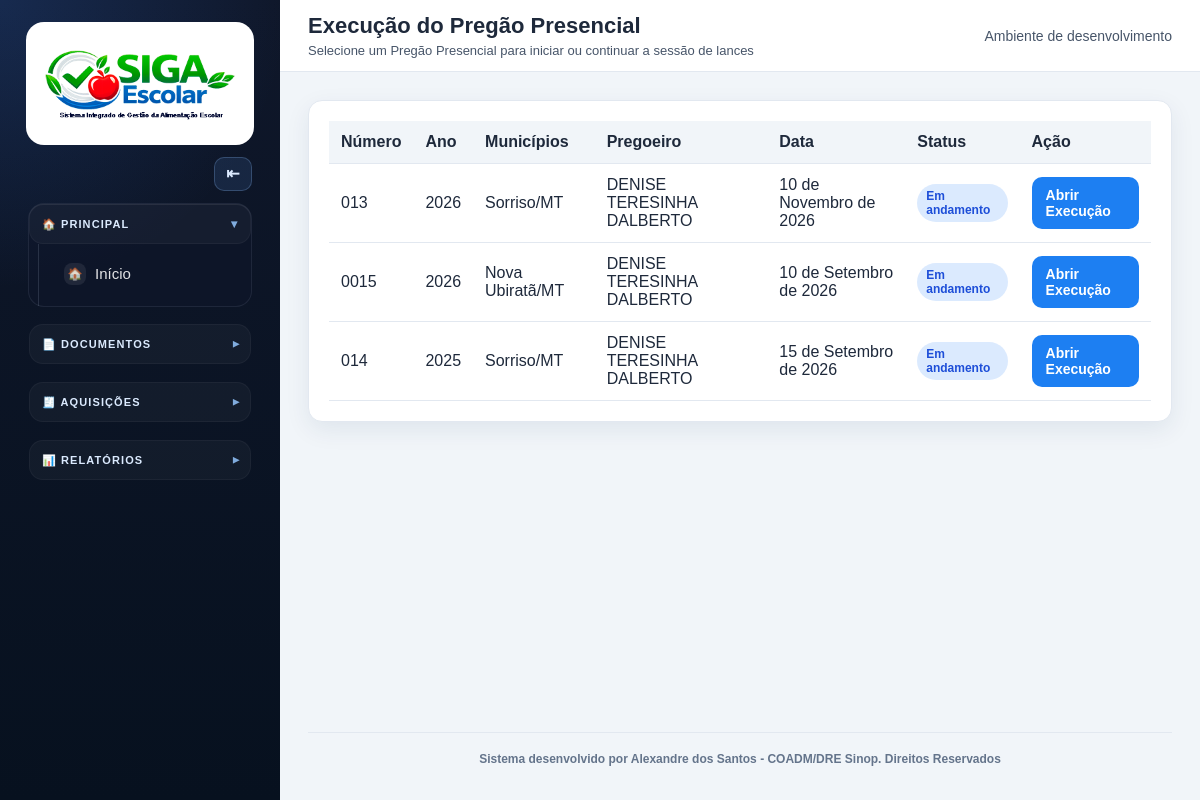
The page /execucao/ on the database its author committed.
### apps/pregoes/models.py (models this page shows, shortened)
class Pregao(models.Model):
    TIPO_PREGAO_PRESENCIAL = "pregao_presencial"
    TIPO_CHAMADA_PUBLICA = "chamada_publica"
    TIPO_CERTAME_CHOICES = [
        (TIPO_PREGAO_PRESENCIAL, "Pregão Presencial"),
        (TIPO_CHAMADA_PUBLICA, "Chamada Pública"),
    ]
    STATUS_NAO_INICIADO = "nao_iniciado"
    STATUS_EM_ANDAMENTO = "em_andamento"
    STATUS_FINALIZADO = "finalizado"
    STATUS_CHOICES = [
        (STATUS_NAO_INICIADO, "Não iniciado"),
        (STATUS_EM_ANDAMENTO, "Em andamento"),
        (STATUS_FINALIZADO, "Finalizado"),
    ]
    tipo_certame = models.CharField(
        "Tipo de Certame",
        max_length=30,
        choices=TIPO_CERTAME_CHOICES,
        default=TIPO_PREGAO_PRESENCIAL,
        help_text="Define se o processo será executado como Pregão Presencial ou Chamada Pública.",
    )
    numero = models.CharField("Número do Certame", max_length=30)
    numero_processo = models.CharField(
        "Número do Processo",
        max_length=100,
        blank=True,
        help_text="Número do processo administrativo vinculado ao certame.",
    )
    ano = models.PositiveIntegerField("Ano")
    municipios = models.ManyToManyField(
        Municipio,
        through="PregaoMunicipio",
        related_name="pregoes",
        verbose_name="Municípios",
    )
    fornecedores = models.ManyToManyField(
        Fornecedor,
        through="PregaoFornecedor",
        related_name="pregoes",
        verbose_name="Fornecedores",
    )
    nome_pregoeiro = models.CharField("Nome do Pregoeiro", max_length=255)
    cpf_pregoeiro = models.CharField(
        "CPF do Pregoeiro",
        max_length=14,
        validators=[validar_cpf],
    )
    nome_ordenador_despesas = models.CharField(
        "Nome do Ordenador de Despesas",
        max_length=255,
        blank=True,
        help_text="Nome completo do ordenador de despesas vinculado ao certame.",
    )
    rg_ordenador_despesas = models.CharField(
        "RG do Ordenador de Despesas",
        max_length=50,
        blank=True,
    )
    cpf_ordenador_despesas = models.CharField(
        "CPF do Ordenador de Despesas",
        max_length=14,
        blank=True,
        validators=[validar_cpf],
    )
    local_pregao = models.CharField("Local do Pregão", max_length=255)
    data_pregao = models.DateField("Data do Pregão")
    status = models.CharField(
        "Status",
        max_length=30,
        choices=STATUS_CHOICES,
        default=STATUS_NAO_INICIADO,
    )
    criado_por = models.ForeignKey(
        settings.AUTH_USER_MODEL,
        on_delete=models.PROTECT,
        related_name="pregoes_criados",
        verbose_name="Criado por",
        null=True,
        blank=True,
    )
    finalizado_em = models.DateTimeField("Finalizado em", null=True, blank=True)
    percentual_alerta_media = models.DecimalField(
        "Percentual de Alerta da Média",
        max_digits=5,
        decimal_places=2,
        default=50,
        help_text="Percentual de alerta aplicado a todos os itens deste certame.",
    )
    data_pesquisa_precos = models.DateField(
        "Data da Pesquisa de Preços",
        null=True,
        blank=True,
        help_text=(
            "Data da pesquisa/orçamento estimado utilizada como referência "
            "para as médias de preços do certame."
        ),
    )
    criado_em = models.DateTimeField("Criado em", auto_now_add=True)
    atualizado_em = models.DateTimeField("Atualizado em", auto_now=True)
    class Meta:
        verbose_name = "Certame"
        verbose_name_plural = "Certames"
        ordering = ["-ano", "-numero"]
        constraints = [
            models.UniqueConstraint(
                fields=["tipo_certame", "numero", "ano"],
                name="unique_tipo_numero_ano_certame",
            )
        ]

### apps/cadastros/models.py (models this page shows, shortened)
class AtivoModel(TimeStampedModel):
    ativo = models.BooleanField(default=True)
    class Meta:
        abstract = True

class Municipio(AtivoModel):
    nome = models.CharField(max_length=120)
    uf = models.CharField(max_length=2, default="MT")
    class Meta:
        verbose_name = "Município"
        verbose_name_plural = "Municípios"
        ordering = ["nome"]
        constraints = [
            models.UniqueConstraint(fields=["nome", "uf"], name="unique_municipio_uf")
        ]

### apps/execucao/views.py (the view)
# urls.py: path("", views.execucao_pregao, name="execucao_pregao"),
def execucao_pregao(request):
    pregoes = (
        Pregao.objects.filter(
            tipo_certame=Pregao.TIPO_PREGAO_PRESENCIAL,
            status__in=[
                Pregao.STATUS_NAO_INICIADO,
                Pregao.STATUS_EM_ANDAMENTO,
            ]
        )
        .prefetch_related("municipios")
        .order_by("-ano", "-numero")
    )
    return render(
        request,
        "execucao/execucao_pregao.html",
        {
            "pregoes": pregoes,
        },
    )

### templates/execucao/execucao_pregao.html (shortened to what this page needs)
{% extends "base.html" %}
{% block page_title %}Execução do Pregão Presencial{% endblock %}
{% block page_subtitle %}Selecione um Pregão Presencial para iniciar ou continuar a sessão de lances{% endblock %}
{% block content %}
<div class="card">
    <div class="table-wrapper">
        <table>
            <thead>
                <tr>
                    <th>Número</th>
                    <th>Ano</th>
                    <th>Municípios</th>
                    <th>Pregoeiro</th>
                    <th>Data</th>
                    <th>Status</th>
                    <th>Ação</th>
                </tr>
            </thead>
            <tbody>
                {% for pregao in pregoes %}
                <tr>
                    <td>{{ pregao.numero }}</td>
                    <td>{{ pregao.ano }}</td>
                    <td>
                        {% for municipio in pregao.municipios.all %}
                            {{ municipio.nome }}{% if municipio.uf %}/{{ municipio.uf }}{% endif %}{% if not forloop.last %}, {% endif %}
                        {% empty %}
                            -
                        {% endfor %}
                    </td>
                    <td>{{ pregao.nome_pregoeiro }}</td>
                    <td>{{ pregao.data_pregao }}</td>
                    <td>
                        {% if pregao.status == "nao_iniciado" %}
                        <span class="badge badge-warning">{{ pregao.get_status_display }}</span>
                        {% elif pregao.status == "em_andamento" %}
                        <span class="badge badge-primary">{{ pregao.get_status_display }}</span>
                        {% else %}
                        <span class="badge badge-success">{{ pregao.get_status_display }}</span>
                        {% endif %}
                    </td>
                    <td>
                        <a class="btn btn-primary" href="{% url 'execucao:abrir_execucao' pregao.id %}">
                            Abrir Execução
                        </a>
                    </td>
                </tr>
                {% empty %}
                <tr>
                    <td colspan="7">Nenhum Pregão Presencial disponível para execução.</td>
                </tr>
                {% endfor %}
            </tbody>
        </table>
    </div>
</div>
{% endblock %}

### static/css/style.css (style rules this page uses)
:root { --primary: #0f2f57; --primary-dark: #09213f; --primary-light: #174a84; --accent: #1d7ff2; --success: #198754; --warning: #ffc107; --danger: #dc3545; --gray-50: #f8fafc; --gray-100: #f1f5f9; --gray-200: #e2e8f0; --gray-300: #cbd5e1; --gray-600: #475569; --gray-800: #1e293b; --white: #ffffff; --radius: 14px; --shadow: 0 8px 24px rgba(15, 47, 87, 0.08); }
* { box-sizing: border-box; }
body { margin: 0; font-family: Arial, Helvetica, sans-serif; background: var(--gray-100); color: var(--gray-800); }
.card { background: var(--white); border: 1px solid var(--gray-200); border-radius: var(--radius); padding: 20px; box-shadow: var(--shadow); margin-bottom: 18px; }
.btn { display: inline-block; padding: 10px 14px; border-radius: 10px; border: none; text-decoration: none; cursor: pointer; font-size: 14px; font-weight: 600; transition: 0.2s; }
.btn-primary { background: var(--accent); color: var(--white); }
.table-wrapper { overflow-x: auto; }
table { width: 100%; border-collapse: collapse; background: var(--white); }
th { background: var(--gray-100); color: var(--gray-800); font-weight: 700; text-align: left; padding: 12px; border-bottom: 1px solid var(--gray-200); }
td { padding: 12px; border-bottom: 1px solid var(--gray-200); color: var(--gray-800); vertical-align: middle; }
.badge { display: inline-block; padding: 5px 9px; border-radius: 999px; font-size: 12px; font-weight: bold; }
.badge-primary { background: #dbeafe; color: #1d4ed8; }

### templates/base.html (style rules this page uses)
:root { --sidebar-bg: #0f172a; --sidebar-bg-soft: #111c33; --sidebar-border: rgba(255, 255, 255, 0.10); --sidebar-text: rgba(255, 255, 255, 0.88); --sidebar-muted: rgba(255, 255, 255, 0.62); --sidebar-hover: rgba(96, 165, 250, 0.12); --sidebar-active: rgba(59, 130, 246, 0.22); --sidebar-active-border: #60a5fa; --sidebar-section-bg: rgba(15, 23, 42, 0.55); }

### rows shown on the page
Pregao: numero "013", ano "2026", nome_pregoeiro "DENISE TERESINHA DALBERTO", data_pregao "10 de Novembro de 2026", status "Em andamento"
Municipio: nome "Sorriso", uf "MT"
Pregao: numero "0015", ano "2026", nome_pregoeiro "DENISE TERESINHA DALBERTO", data_pregao "10 de Setembro de 2026", status "Em andamento"
Municipio: nome "Nova Ubiratã", uf "MT"
Pregao: numero "014", ano "2025", nome_pregoeiro "DENISE TERESINHA DALBERTO", data_pregao "15 de Setembro de 2026", status "Em andamento"
